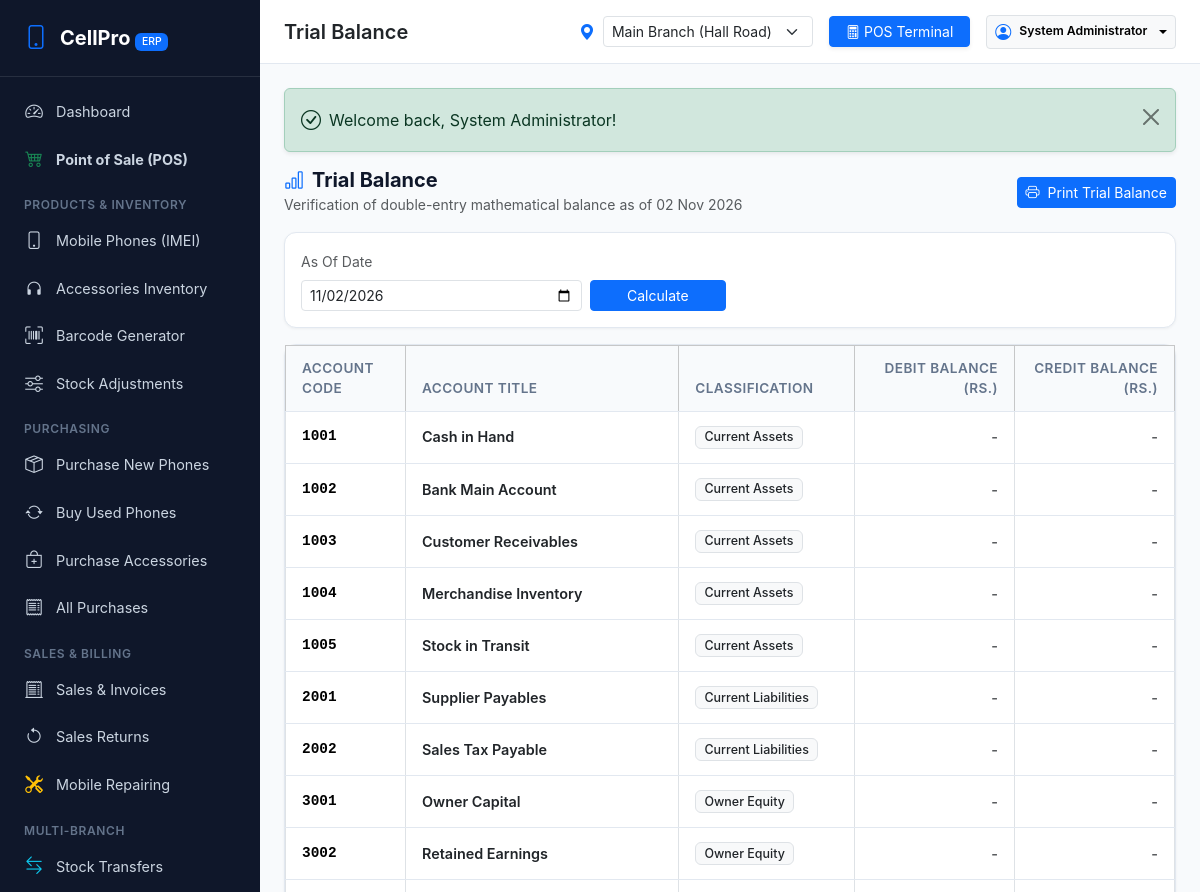
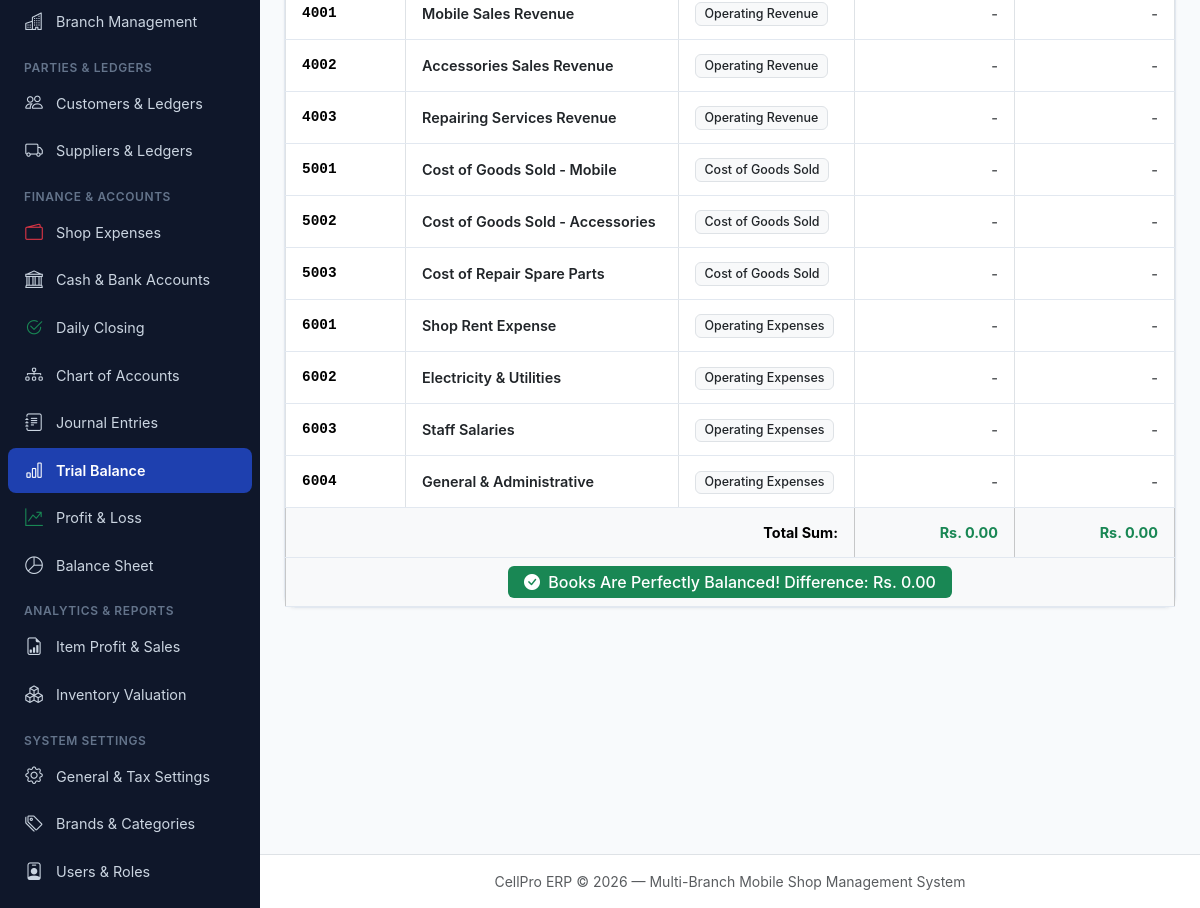
The page /accounting/trial_balance.php (signed in) on the database its author committed (2 pictures, top to bottom).
### tables this page shows
CREATE TABLE accounts (
    id INT AUTO_INCREMENT PRIMARY KEY,
    group_id INT NOT NULL,
    branch_id INT DEFAULT NULL,  
    code VARCHAR(20) NOT NULL UNIQUE,
    name VARCHAR(100) NOT NULL,
    description VARCHAR(255) DEFAULT NULL,
    is_system TINYINT(1) DEFAULT 0,
    is_cash_bank TINYINT(1) DEFAULT 0,
    current_balance DECIMAL(14,2) DEFAULT 0.00,
    status ENUM('active','inactive') DEFAULT 'active',
    FOREIGN KEY (group_id) REFERENCES account_groups(id) ON DELETE RESTRICT
);

CREATE TABLE account_groups (
    id INT AUTO_INCREMENT PRIMARY KEY,
    name VARCHAR(50) NOT NULL,
    group_type ENUM('asset','liability','equity','revenue','cogs','expense') NOT NULL
);

### includes/auth.php (called while the page is built, shortened)
<?php
require_once __DIR__ . '/functions.php';
function isLoggedIn() {
    return !empty($_SESSION['user_id']);
}
function isSuperAdmin() {
    return isLoggedIn() && (int)$_SESSION['user_role_id'] === 1;
}
function getActiveBranchId() {
    if (isset($_SESSION['active_branch_id'])) {
        return (int)$_SESSION['active_branch_id'];
    }
    return 1;
}

### accounting/trial_balance.php (the view, shortened to what this page needs)
<?php
require_once __DIR__ . '/../includes/header.php';
$branch_id = getActiveBranchId();
$date_as_of = $_GET['as_of'] ?? date('Y-m-d');
$sql = "SELECT a.id, a.code, a.name, ag.group_type, ag.name as group_name,
               COALESCE(SUM(jel.debit), 0) as total_debit,
               COALESCE(SUM(jel.credit), 0) as total_credit
        FROM accounts a
        JOIN account_groups ag ON a.group_id = ag.id
        LEFT JOIN journal_entry_lines jel ON a.id = jel.account_id
        LEFT JOIN journal_entries je ON jel.entry_id = je.id AND je.entry_date <= ? " . ($branch_id ? "AND je.branch_id = $branch_id" : "") . "
        WHERE a.status = 'active'
        GROUP BY a.id, a.code, a.name, ag.group_type, ag.name
        ORDER BY a.code ASC";
$stmt = $pdo->prepare($sql);
$stmt->execute([$date_as_of]);
$rows = $stmt->fetchAll();
$total_debits = 0.00;
$total_credits = 0.00;
?>
<div class="d-flex justify-content-between align-items-center mb-3">
    <div>
        <h5 class="fw-bold m-0"><i class="bi bi-bar-chart text-primary me-2"></i>Trial Balance</h5>
        <small class="text-muted">Verification of double-entry mathematical balance as of <?= formatDate($date_as_of) ?></small>
    </div>
    <div class="d-flex gap-2">
        <button onclick="window.print()" class="btn btn-primary btn-sm no-print">
            <i class="bi bi-printer me-1"></i> Print Trial Balance
        </button>
    </div>
</div>
<div class="card mb-3 no-print">
    <div class="card-body p-3">
        <form method="GET" class="row g-2 align-items-end">
            <div class="col-12 col-md-4">
                <label class="form-label small text-muted">As Of Date</label>
                <input type="date" name="as_of" class="form-control form-control-sm" value="<?= htmlspecialchars($date_as_of) ?>">
            </div>
            <div class="col-12 col-md-2">
                <button type="submit" class="btn btn-sm btn-primary w-100">Calculate</button>
            </div>
        </form>
    </div>
</div>
<div class="card">
    <div class="card-body p-0">
        <div class="table-responsive">
            <table class="table table-bordered table-hover align-middle mb-0">
                <thead class="table-light small">
                    <tr>
                        <th style="width: 120px;">Account Code</th>
                        <th>Account Title</th>
                        <th>Classification</th>
                        <th class="text-end" style="width: 160px;">Debit Balance (Rs.)</th>
                        <th class="text-end" style="width: 160px;">Credit Balance (Rs.)</th>
                    </tr>
                </thead>
                <tbody>
                    <?php foreach ($rows as $r): ?>
                        <?php
                        $d = (float)$r['total_debit'];
                        $c = (float)$r['total_credit'];
                        $net = $d - $c;
                        $debit_val = 0;
                        $credit_val = 0;
                        if (in_array($r['group_type'], ['asset', 'expense', 'cogs'])) {
                            if ($net >= 0) $debit_val = $net;
                            else $credit_val = abs($net);
                        } else {
                            $net_credit = $c - $d;
                            if ($net_credit >= 0) $credit_val = $net_credit;
                            else $debit_val = abs($net_credit);
                        }
                        $total_debits += $debit_val;
                        $total_credits += $credit_val;
                        ?>
                        <tr>
                            <td class="font-monospace fw-semibold"><?= htmlspecialchars($r['code']) ?></td>
                            <td>
                                <a href="<?= BASE_URL ?>accounting/ledger.php?account_id=<?= $r['id'] ?>" class="text-dark fw-semibold text-decoration-none">
                                    <?= htmlspecialchars($r['name']) ?>
                                </a>
                            </td>
                            <td><span class="badge bg-light text-dark border"><?= htmlspecialchars($r['group_name']) ?></span></td>
                            <td class="text-end fw-semibold <?= $debit_val > 0 ? 'text-dark' : 'text-muted' ?>">
                                <?= $debit_val > 0 ? formatCurrency($debit_val) : '-' ?>
                            </td>
                            <td class="text-end fw-semibold <?= $credit_val > 0 ? 'text-dark' : 'text-muted' ?>">
                                <?= $credit_val > 0 ? formatCurrency($credit_val) : '-' ?>
                            </td>
                        </tr>
                    <?php endforeach; ?>
                </tbody>
                <tfoot class="table-light">
                    <tr class="fw-bold fs-6">
                        <td colspan="3" class="text-end">Total Sum:</td>
                        <td class="text-end text-success"><?= formatCurrency($total_debits) ?></td>
                        <td class="text-end text-success"><?= formatCurrency($total_credits) ?></td>
                    </tr>
                    <tr>
                        <td colspan="5" class="text-center py-2">
                            <?php if (abs($total_debits - $total_credits) < 0.05): ?>
                                <span class="badge bg-success px-3 py-2 fs-6">
                                    <i class="bi bi-check-circle-fill me-1"></i> Books Are Perfectly Balanced! Difference: Rs. 0.00
                                </span>
                            <?php else: ?>
                                <span class="badge bg-danger px-3 py-2 fs-6">
                                    <i class="bi bi-exclamation-triangle-fill me-1"></i> Discrepancy Detected: Rs. <?= number_format(abs($total_debits - $total_credits), 2) ?>
                                </span>
                            <?php endif; ?>
                        </td>
                    </tr>
                </tfoot>
            </table>
        </div>
    </div>
</div>
<?php require_once __DIR__ . '/../includes/footer.php'; ?>

### assets/css/style.css (style rules this page uses)
:root { --cp-primary: #1e40af; --cp-primary-hover: #1d4ed8; --cp-secondary: #475569; --cp-success: #059669; --cp-info: #0284c7; --cp-warning: #d97706; --cp-danger: #dc2626; --cp-bg: #f8fafc; --cp-card-bg: #ffffff; --cp-border: #e2e8f0; --cp-text-main: #0f172a; --cp-text-muted: #64748b; --cp-sidebar-width: 260px; --cp-header-height: 64px; }
body { font-family: -apple-system, BlinkMacSystemFont, "Segoe UI", Roboto, Helvetica, Arial, sans-serif; background-color: var(--cp-bg); color: var(--cp-text-main); min-height: 100vh; overflow-x: hidden; }
.card { background: var(--cp-card-bg); border: 1px solid var(--cp-border); border-radius: 0.75rem; box-shadow: 0 1px 3px 0 rgba(0, 0, 0, 0.05); margin-bottom: 1.25rem; }
.table { margin-bottom: 0; }
.table th { font-weight: 600; font-size: 0.85rem; text-transform: uppercase; letter-spacing: 0.03em; color: var(--cp-text-muted); background: #f8fafc; border-bottom: 1px solid var(--cp-border); padding: 0.75rem 1rem; }
.table td { padding: 0.85rem 1rem; vertical-align: middle; font-size: 0.9rem; border-bottom: 1px solid var(--cp-border); }
.badge { font-weight: 500; padding: 0.35em 0.65em; font-size: 0.78rem; border-radius: 0.375rem; }

### rows shown on the page
accounts: code "1001", name "Cash in Hand", group.name "Current Assets"
accounts: code "1002", name "Bank Main Account", group.name "Current Assets"
accounts: code "1003", name "Customer Receivables", group.name "Current Assets"
accounts: code "1004", name "Merchandise Inventory", group.name "Current Assets"
accounts: code "1005", name "Stock in Transit", group.name "Current Assets"
accounts: code "2001", name "Supplier Payables", group.name "Current Liabilities"
accounts: code "2002", name "Sales Tax Payable", group.name "Current Liabilities"
accounts: code "3001", name "Owner Capital", group.name "Owner Equity"
accounts: code "3002", name "Retained Earnings", group.name "Owner Equity"
accounts: code "4001", name "Mobile Sales Revenue", group.name "Operating Revenue"
accounts: code "4002", name "Accessories Sales Revenue", group.name "Operating Revenue"
accounts: code "4003", name "Repairing Services Revenue", group.name "Operating Revenue"
accounts: code "5001", name "Cost of Goods Sold - Mobile", group.name "Cost of Goods Sold"
accounts: code "5002", name "Cost of Goods Sold - Accessories", group.name "Cost of Goods Sold"
accounts: code "5003", name "Cost of Repair Spare Parts", group.name "Cost of Goods Sold"
accounts: code "6001", name "Shop Rent Expense", group.name "Operating Expenses"
accounts: code "6002", name "Electricity & Utilities", group.name "Operating Expenses"
accounts: code "6003", name "Staff Salaries", group.name "Operating Expenses"
accounts: code "6004", name "General & Administrative", group.name "Operating Expenses"

### other values the page prints
$page_title "Trial Balance"
$user['name'] "System Administrator"
$f['message'] "Welcome back, System Administrator!"
formatDate($date_as_of) "02 Nov 2026"
formatCurrency($total_debits) "Rs. 0.00"
formatCurrency($total_credits) "Rs. 0.00"
form field value "Main Branch (Hall Road)"
